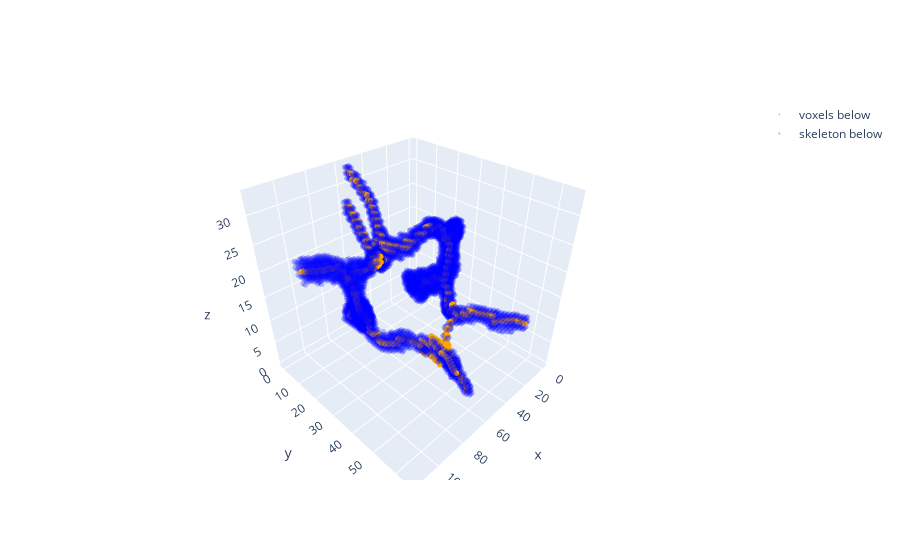

The cell this chart's notebook holds for it:
### Code cell
epsilon = 0
delta = -1

MC = mc.MorseComplex(d)
MC.process_lower_stars(10, 10, 10)

print(MC.get_number_of_critical_cells(threshold))
MC.prepare_morse_skeleton_below(threshold=threshold, epsilon=epsilon, delta=delta)
MC.extract_morse_skeleton_below(threshold=threshold)

plot_morse_skeleton(MC, d, threshold, plot_critical=False)

### Figure 1 — Plotly figure (JSON) as saved in the notebook; plotly's stock layout.template omitted (floating-point values rounded to 4 significant figures; data arrays with more than 128 entries replaced by an {"elided": "..."} marker saying what was removed)
{"data": [{"marker": {"color": "blue", "size": 2}, "mode": "markers", "name": "voxels below", "opacity": 0.25, "type": "scatter3d", "x": {"elided": "6340 int values"}, "y": {"elided": "6340 int values"}, "z": {"elided": "6340 int values"}}, {"marker": {"color": "orange", "size": 2}, "mode": "markers", "name": "skeleton below", "type": "scatter3d", "x": {"elided": "651 int values"}, "y": {"elided": "651 int values"}, "z": {"elided": "651 int values"}}], "layout": {"scene": {"aspectmode": "manual", "aspectratio": {"x": 1, "y": 1, "z": 1}}}}
